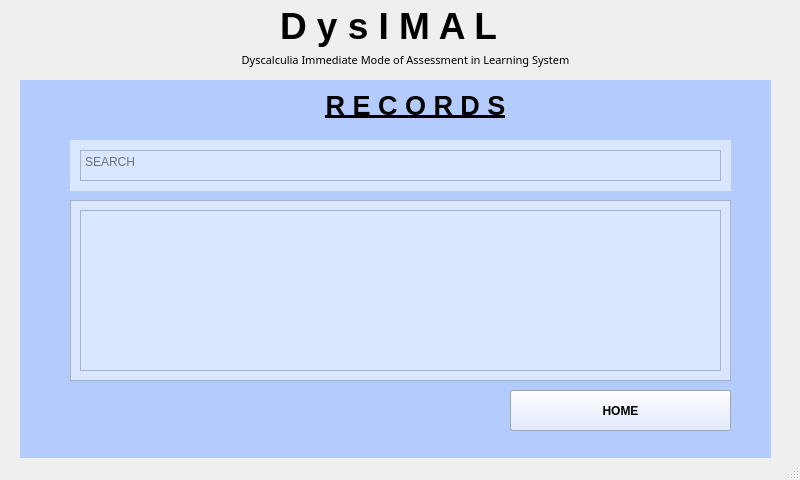
<?xml version="1.0" encoding="UTF-8"?>
<ui version="4.0">
 <class>MainWindow</class>
 <widget class="QMainWindow" name="MainWindow">
  <property name="geometry">
   <rect>
    <x>0</x>
    <y>0</y>
    <width>800</width>
    <height>480</height>
   </rect>
  </property>
  <property name="windowTitle">
   <string>MainWindow</string>
  </property>
  <widget class="QWidget" name="centralwidget">
   <widget class="QWidget" name="widget" native="true">
    <property name="geometry">
     <rect>
      <x>20</x>
      <y>80</y>
      <width>751</width>
      <height>461</height>
     </rect>
    </property>
    <property name="styleSheet">
     <string notr="true">background-color: rgb(180, 203, 253);</string>
    </property>
    <widget class="QFrame" name="frame">
     <property name="enabled">
      <bool>true</bool>
     </property>
     <property name="geometry">
      <rect>
       <x>50</x>
       <y>60</y>
       <width>661</width>
       <height>51</height>
      </rect>
     </property>
     <property name="tabletTracking">
      <bool>false</bool>
     </property>
     <property name="styleSheet">
      <string notr="true">background-color: rgb(218, 229, 255);</string>
     </property>
     <property name="frameShape">
      <enum>QFrame::NoFrame</enum>
     </property>
     <property name="frameShadow">
      <enum>QFrame::Raised</enum>
     </property>
     <property name="lineWidth">
      <number>1</number>
     </property>
     <property name="midLineWidth">
      <number>0</number>
     </property>
     <widget class="QPlainTextEdit" name="plainTextEdit_2">
      <property name="geometry">
       <rect>
        <x>10</x>
        <y>10</y>
        <width>641</width>
        <height>31</height>
       </rect>
      </property>
      <property name="backgroundVisible">
       <bool>false</bool>
      </property>
      <property name="placeholderText">
       <string>SEARCH</string>
      </property>
     </widget>
    </widget>
    <widget class="QFrame" name="frame_2">
     <property name="geometry">
      <rect>
       <x>50</x>
       <y>120</y>
       <width>661</width>
       <height>181</height>
      </rect>
     </property>
     <property name="styleSheet">
      <string notr="true">background-color: rgb(218, 229, 255);</string>
     </property>
     <property name="frameShape">
      <enum>QFrame::StyledPanel</enum>
     </property>
     <property name="frameShadow">
      <enum>QFrame::Raised</enum>
     </property>
     <widget class="QPlainTextEdit" name="plainTextEdit">
      <property name="geometry">
       <rect>
        <x>10</x>
        <y>10</y>
        <width>641</width>
        <height>161</height>
       </rect>
      </property>
      <property name="readOnly">
       <bool>true</bool>
      </property>
     </widget>
    </widget>
    <widget class="QPushButton" name="pushButton_3">
     <property name="geometry">
      <rect>
       <x>490</x>
       <y>310</y>
       <width>221</width>
       <height>41</height>
      </rect>
     </property>
     <property name="font">
      <font>
       <weight>75</weight>
       <bold>true</bold>
      </font>
     </property>
     <property name="styleSheet">
      <string notr="true">background-color: rgb(218, 229, 255);</string>
     </property>
     <property name="text">
      <string>HOME</string>
     </property>
    </widget>
    <widget class="QLabel" name="label_4">
     <property name="geometry">
      <rect>
       <x>260</x>
       <y>10</y>
       <width>271</width>
       <height>31</height>
      </rect>
     </property>
     <property name="text">
      <string>&lt;html&gt;&lt;head/&gt;&lt;body&gt;&lt;p align=&quot;center&quot;&gt;&lt;span style=&quot; font-size:20pt; font-weight:600; text-decoration: underline;&quot;&gt;R E C O R D S&lt;/span&gt;&lt;/p&gt;&lt;/body&gt;&lt;/html&gt;</string>
     </property>
    </widget>
   </widget>
   <widget class="QLabel" name="label_6">
    <property name="geometry">
     <rect>
      <x>210</x>
      <y>50</y>
      <width>391</width>
      <height>21</height>
     </rect>
    </property>
    <property name="font">
     <font>
      <family>Microsoft JhengHei</family>
      <pointsize>8</pointsize>
      <weight>50</weight>
      <bold>false</bold>
      <underline>false</underline>
      <strikeout>false</strikeout>
      <stylestrategy>PreferDefault</stylestrategy>
      <kerning>false</kerning>
     </font>
    </property>
    <property name="text">
     <string>&lt;html&gt;&lt;head/&gt;&lt;body&gt;&lt;p align=&quot;center&quot;&gt;Dyscalculia Immediate Mode of Assessment in Learning System&lt;/p&gt;&lt;/body&gt;&lt;/html&gt;</string>
    </property>
    <property name="wordWrap">
     <bool>false</bool>
    </property>
   </widget>
   <widget class="QLabel" name="label_5">
    <property name="geometry">
     <rect>
      <x>280</x>
      <y>0</y>
      <width>261</width>
      <height>51</height>
     </rect>
    </property>
    <property name="font">
     <font>
      <family>Microsoft YaHei UI</family>
      <pointsize>28</pointsize>
      <weight>75</weight>
      <bold>true</bold>
      <stylestrategy>PreferAntialias</stylestrategy>
     </font>
    </property>
    <property name="text">
     <string>D y s I M A L</string>
    </property>
   </widget>
  </widget>
  <widget class="QMenuBar" name="menubar">
   <property name="geometry">
    <rect>
     <x>0</x>
     <y>0</y>
     <width>800</width>
     <height>21</height>
    </rect>
   </property>
  </widget>
  <widget class="QStatusBar" name="statusbar"/>
 </widget>
 <resources/>
 <connections/>
</ui>
